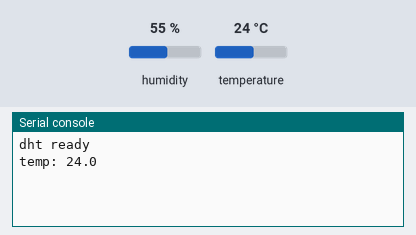
Simulated run of this program. Board: ESP32 board running MicroPython. Parts: the last lines printed to the serial console. Wiring (from the project's diagram.json): DHT22 sensor on GPIO 4. The inputs (shaded band) are chosen by the test bench; at power-on: temperature 24 °C, humidity 55 %.

Above: at 1.2 s.
1.3 s: temperature set to 12 °C
At 2.4 s:
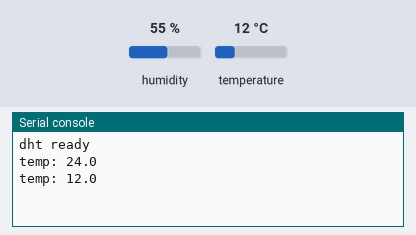
4.0 s: temperature set to 19 °C
At 4.7 s:
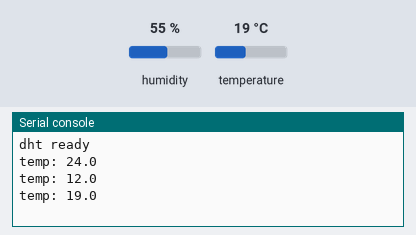
Timing chart, 0 to 7.0 s (numbered marks = the images above; inputs shaded):
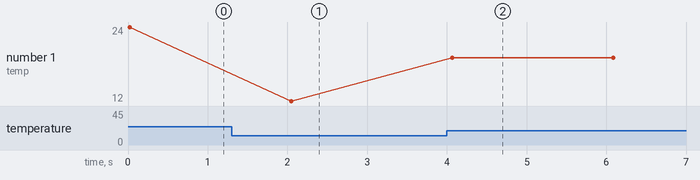

Measured:
- after the input at 1.3 s, the serial console: prints a new line after 0.75 s (image 1)
- after the input at 4.0 s, the serial console: prints a new line after 0.07 s (image 2)
- plotted number 1: 24 → 12 after the input at 1.3 s, 12 → 19 after the input at 4.0 s

The program:

solution.py
```python
import time

import dht
from machine import Pin

# Polling a DHT22 sensor on GPIO4: every 2 seconds print the temperature "temp: <number>".
# The banner is glued from two strings so the echo of the pasted source does not match expect.
sensor = dht.DHT22(Pin(4))
print("dht " + "ready")
while True:
    try:
        sensor.measure()
        print(f"temp: {sensor.temperature()}")
    except OSError:
        print("sensor error")
    time.sleep(2)
```
